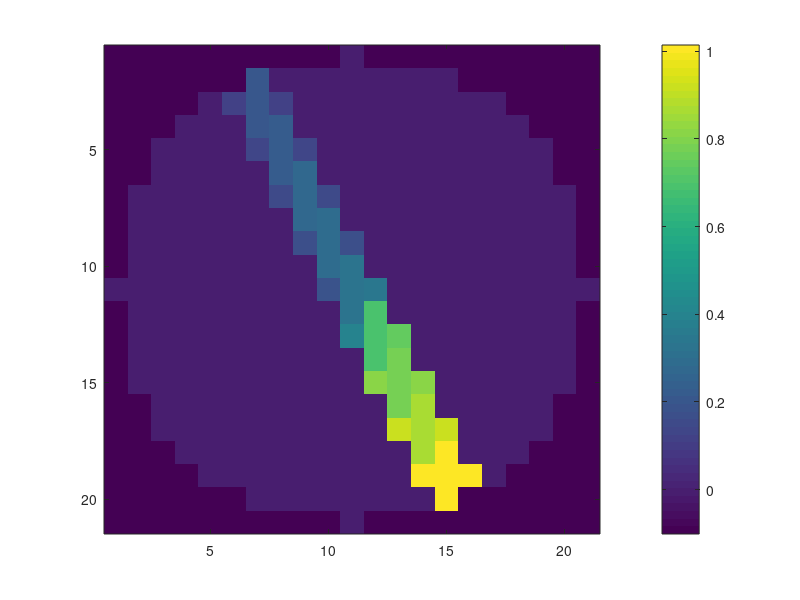

The MATLAB script that drew this image: (Note: this script raises an error after producing the figure.)
clc;
close all;
clear;

%% Import data
load('mlop_data.mat')

load('data_x.mat', 'intensity_list', 'P', 'indices')
intensity_list_x = intensity_list;
P_x = P;
indices_x = indices;

load('data_y.mat', 'intensity_list', 'P', 'indices')
intensity_list_y = intensity_list;
P_y = P;
indices_y = indices;

load('data_xy.mat', 'intensity_list', 'P', 'indices', 'xe_pts', 'ye_pts', 'ze_pts')
intensity_list_xy = intensity_list;
P_xy = P;
indices_xy = indices;

% Plot the heatmap
z = P_xy(:, 3);
flags = z == 0;
X = reshape(intensity_list_xy(flags), numel(xe_pts), numel(ye_pts));
figure;
imagesc(X)
colorbar;

% intensity_list_mxy = reshape(intensity_list, [numel(xe_pts), numel(ye_pts), numel(ze_pts)]);
% intensity_list_mxy = intensity_list_mxy(end:-1:1, :, :);
% intensity_list_mxy = intensity_list_mxy(:);
% P_mxy = P;
% indices_mxy = reshape(indices, [numel(xe_pts), numel(ye_pts), numel(ze_pts)]);
% indices_mxy = indices_mxy(end:-1:1, :, :);
% indices_mxy = indices_mxy(:);
% 
% % Plot the heatmap
% z = P_mxy(:, 3);
% flags = z == 0;
% X = reshape(intensity_list_mxy(flags), numel(xe_pts), numel(ye_pts));
% figure;
% imagesc(X)
% colorbar;

%%
bo1 = 0.1*20.1*0.001*(4/3)* pi * (1*0.5*2)
bo2 = 0.1*20.1*0.001*(4/3) * pi * (0.5*0.5*0.5)
bo3 = 0.1*20.1*0.001*(4/3) * pi * (0.5*(1/3)*0.25)
bn1 = 0.2*17.2*0.001*(10*2*2)
bn3 = 0.2*17.2*0.001*(5*2*2)
bn2 = 0.2*17.2*0.001*(6*2*2)
bt = 1.05*27*0.001*(4/3) * pi * (1)*(1/2)

lb = zeros(size(C_N)); % Lower bound

b = 1e-7 * [bo1;bo2;bo3;bn1;bn2;bn3;-1*bt] * 100;
C= [C_O; C_N; -1 * Dt_T];
A = [Dt_O1; Dt_O2; Dt_O3; Dt_N1; Dt_N2; Dt_N3; -1 * Dt_T];

fitnessfcn = @(x)[x*C'];
options = optimoptions('gamultiobj','UseVectorized',true);
x = gamultiobj(fitnessfcn,numel(C_N),A,b,[],[],lb,[],options);

%% Plotting
% figure;
% for idx = 1 : size(x, 1)
%    y = x(idx, :) ;
%    y1 = y(1:25); y2 = y(26:50); y3 = y(51:75);
%    subplot(1, 3, 1)
%    imagesc(reshape(y1, 5, 5));
%    colorbar;
%    subplot(1, 3, 2)
%    imagesc(reshape(y2, 5, 5));
%    colorbar;
%    subplot(1, 3, 3)
%    imagesc(reshape(y3, 5, 5));
%    colorbar;
%     pause(0.5)
% end

%% Plotting
figure;
clims = [0, 1e-3];
for idx = 1 : size(x, 1)
   y = x(idx, :) ;
   y1 = y(1:25); y2 = y(26:50); y3 = y(51:75);
   
   t_fl = indices_x == 0;
   indices_x(t_fl) = 1;
   z1 = intensity_list_x .* y1(indices_x);
   z1(t_fl) = 0;
   flags = P_x(:, 3) == 0;
   z = z1(flags);

   t_fl = indices_y == 0;
   indices_y(t_fl) = 1;
   z2 = intensity_list_y .* y2(indices_y);
   z2(t_fl) = 0;
   flags = P_y(:, 3) == 0;
   z = z + z2(flags);

   t_fl = indices_xy == 0;
   indices_xy(t_fl) = 1;
   z3 = intensity_list_xy .* y3(indices_xy);
   z3(t_fl) = 0;
   flags = P_xy(:, 3) == 0;
   z = z + z3(flags);
   
   imagesc(reshape(z, numel(xe_pts), numel(ye_pts)), clims)
   colorbar;   
   
   pause(0.5)
end